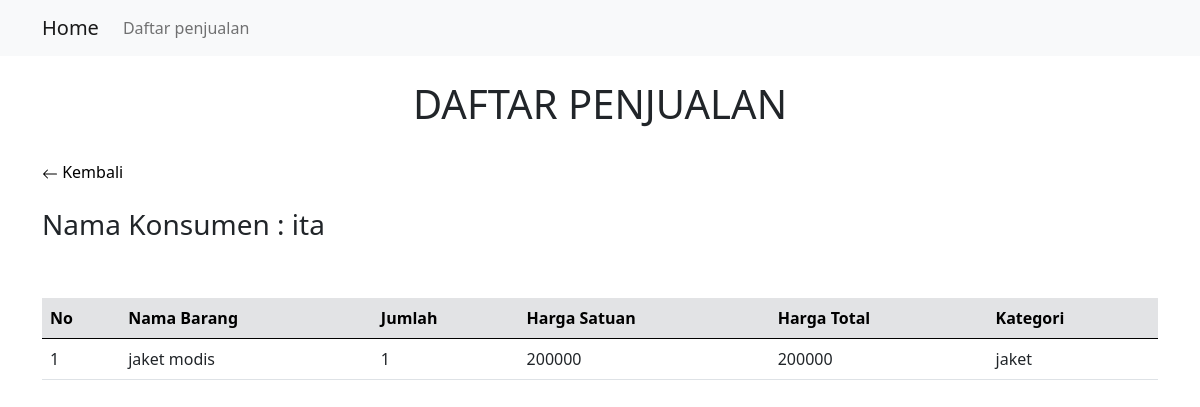
Page /detail_penjualan.php?kode=4&nama=ita on the committed database.
### tables this page shows
CREATE TABLE `detail_penjualan` (
  `id_penjualan` int(11) NOT NULL AUTO_INCREMENT,
  `kode_penjualan` int(11) NOT NULL,
  `kode_brg` varchar(255) NOT NULL,
  `jumlah` int(11) NOT NULL,
  `harga_satuan` int(11) NOT NULL,
  `harga_total` int(11) NOT NULL,
  PRIMARY KEY (`id_penjualan`),
  KEY `kode_barang` (`kode_brg`),
  KEY `kode_penjualan` (`kode_penjualan`),
  CONSTRAINT `detail_penjualan_ibfk_1` FOREIGN KEY (`kode_brg`) REFERENCES `master_barang` (`kode_barang`) ON DELETE CASCADE ON UPDATE CASCADE,
  CONSTRAINT `detail_penjualan_ibfk_2` FOREIGN KEY (`kode_penjualan`) REFERENCES `penjualan` (`kode_jual`) ON DELETE CASCADE ON UPDATE CASCADE
);

CREATE TABLE `master_barang` (
  `kode_barang` varchar(255) NOT NULL,
  `nama_barang` varchar(255) NOT NULL,
  `harga_jual` int(11) NOT NULL,
  `harga_beli` int(11) NOT NULL,
  `stok` int(11) NOT NULL,
  `kategori` varchar(255) NOT NULL,
  PRIMARY KEY (`kode_barang`)
);

### detail_penjualan.php (the view, shortened to what this page needs)
<!DOCTYPE html>
<html lang="en">
<head>
    <link href="https://cdn.jsdelivr.net/npm/bootstrap@5.0.2/dist/css/bootstrap.min.css" rel="stylesheet">
</head>
<body>
    <?php include('navbar.php') ?>
    <div class="container">
        <h1 class="text-center mt-4">DAFTAR PENJUALAN</h1>
        <br>
        <div class="text-start mb-4">
            <a style="text-decoration: none; color: black;" href="penjualan.php">
                <svg xmlns="http://www.w3.org/2000/svg" width="16" height="16" fill="currentColor" class="bi bi-arrow-left" viewBox="0 0 16 16">
                    <path fill-rule="evenodd" d="M15 8a.5.5 0 0 0-.5-.5H2.707l3.147-3.146a.5.5 0 1 0-.708-.708l-4 4a.5.5 0 0 0 0 .708l4 4a.5.5 0 0 0 .708-.708L2.707 8.5H14.5A.5.5 0 0 0 15 8z" />
                </svg> Kembali
            </a>
        </div>
        <h3>Nama Konsumen : <?php echo $_GET['nama'] ?></h3>
        <div class="table-responsive">
            <table class="table mt-5">
                <thead class="table-secondary">
                    <tr>
                        <th scope="col">No</th>
                        <th scope="col">Nama Barang</th>
                        <th scope="col">Jumlah</th>
                        <th scope="col">Harga Satuan</th>
                        <th scope="col">Harga Total</th>
                        <th scope="col">Kategori</th>
                    </tr>
                </thead>
                <tbody>
                    <?php
                    include('store/connection_db.php');
                    $no = 1;
                    $query = mysqli_query($connect_db, 'SELECT * FROM detail_penjualan INNER JOIN master_barang ON kode_barang = kode_brg WHERE kode_penjualan = ' . $_GET['kode']);
                    while ($data = mysqli_fetch_array($query)) {
                    ?>
                        <tr>
                            <td scope="row"><?php echo $no++ ?></td>
                            <td><?php echo $data['nama_barang'] ?></td>
                            <td><?php echo $data['jumlah'] ?></td>
                            <td><?php echo $data['harga_satuan'] ?></td>
                            <td><?php echo $data['harga_total'] ?></td>
                            <td><?php echo $data['kategori'] ?></td>
                        </tr>
                    <?php } ?>
                </tbody>
            </table>
        </div>
    </div>
</body>
</html>

### rows in the picture
detail_penjualan: kode_brg.nama_barang "jaket modis", jumlah "1", harga_satuan "200000", harga_total "200000", kode_brg.kategori "jaket"

### other values in the picture
$_GET['nama'] "ita"
